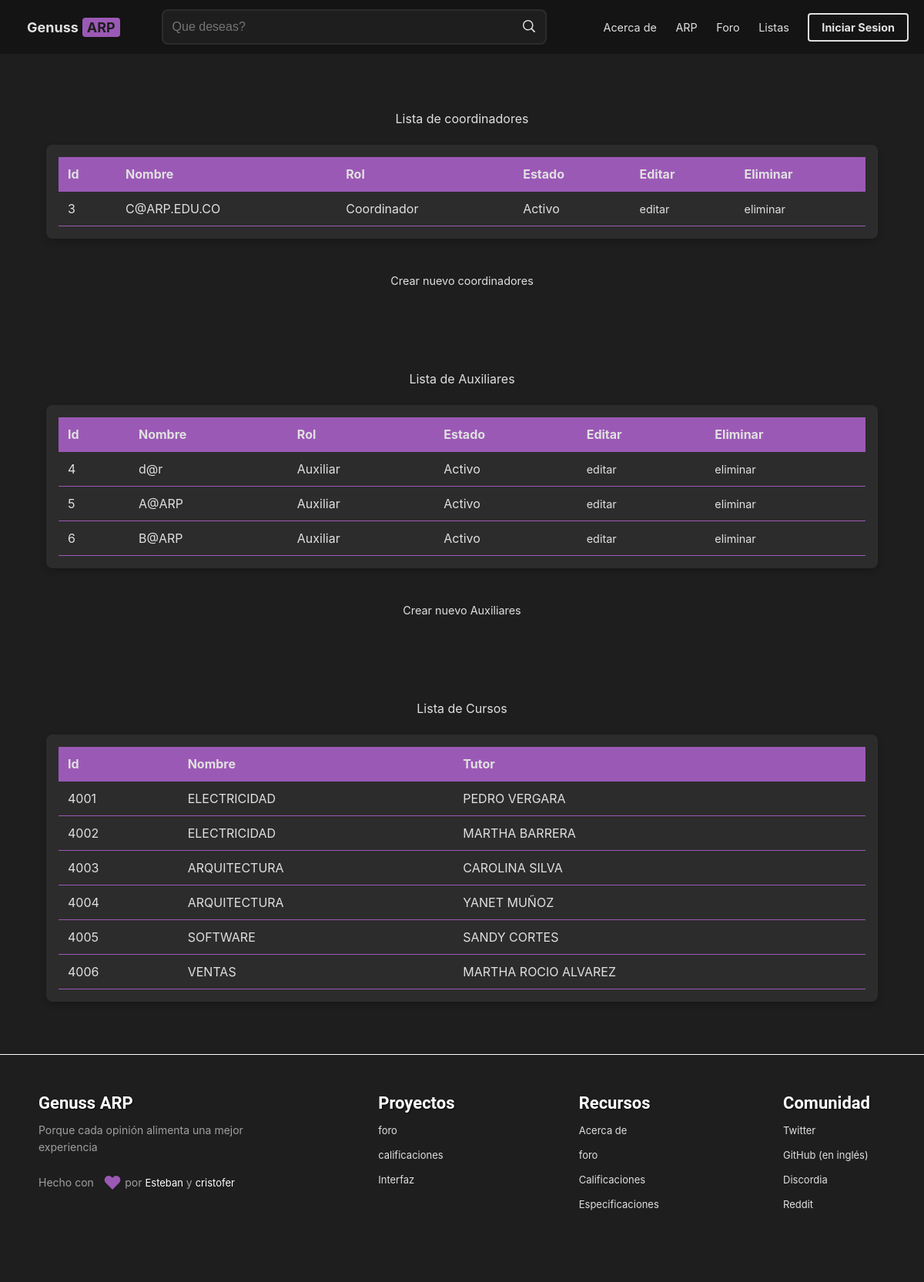
Screenshot of /index.php?action=cuentasAdmin with the database file from the repository.
### tables this page shows
CREATE TABLE `usuarios` (
  `id_usuario` int(11) NOT NULL,
  `nombre` varchar(50) DEFAULT NULL,
  `contraseña` varchar(50) DEFAULT NULL,
  `rol` enum('Coordinador','Auxiliar') DEFAULT NULL,
  `estado` enum('Activo','Inactivo') DEFAULT NULL
);

CREATE TABLE `cursos` (
  `id` int(11) NOT NULL,
  `nombre` varchar(50) DEFAULT NULL,
  `jornada` enum('Mañana','Tarde','Noche') DEFAULT NULL,
  `Tutor` varchar(100) NOT NULL
);

### index.php (called while the page is built, shortened)
<?php
require_once "controllers/controller.php";
require_once "controllers/ControllerCoordinador.php";
require_once "models/ModelCoordinador.php";
$obj = new MvcController();
$obj->plantilla();

### models/conexion.php (called while the page is built, shortened)
<?php
class Conexion{
	public function conectar(){
		$link = new PDO("mysql:host=localhost;dbname=proyectoalmuerzos","root","");
		return $link;
	}
}
?>

### models/ModelCoordinador.php (called while the page is built, shortened)
<?php
require_once "models/conexion.php";
class MvcModelCoordinador extends Conexion
{
public function consultarUsuario()
{
	$stmt = Conexion::conectar()->prepare("
		SELECT *
		FROM `usuarios`
		WHERE `Estado` = 'activo'
		AND rol = 'Coordinador'
	");
	$stmt->execute();
	$rows = $stmt->fetchAll(PDO::FETCH_ASSOC);
	return $rows;
}
public function consultarUsuarioA()
{
	$stmt = Conexion::conectar()->prepare("
		SELECT *
		FROM `usuarios`
		WHERE `Estado` = 'activo'
		AND rol = 'Auxiliar'
	");
	$stmt->execute();
	$rows = $stmt->fetchAll(PDO::FETCH_ASSOC);
	return $rows;
}
public function consultarUsuarioE()
{
	$stmt = Conexion::conectar()->prepare("
		SELECT *
		FROM `cursos`
	");
	$stmt->execute();
	$rows = $stmt->fetchAll(PDO::FETCH_ASSOC);
	return $rows;
}
}
?>

### controllers/controllerCoordinador.php (the view, shortened to what this page needs)
<?php
class MvcControllerCoordinador
{
    public function ConsultarCuentasCoordinador()
    {
        $cue = new MvcModelCoordinador();
        $cons = $cue->consultarUsuario();
        if ($cons) {
            foreach ($cons as $item) {
                echo "<tr>";
                    echo "<td>" . $item['id_usuario'] . "</td>";
                    echo "<td>" . $item['nombre'] . "</td>";
                    echo "<td>" . $item['rol'] . "</td>";
                    echo "<td>" . $item['estado'] . "</td>";
                    echo "<td><a href='admin.php?action=Editar&mivarialble=".$item['id_usuario']. "'>editar</a></td>";
                    echo "<td><a href='admin.php?action=Eliminar&mivarialble=".$item['id_usuario']. "'>eliminar</a></td>";
                echo "</tr>";
            }
        } else {
            echo "Error";
        }
    }
    public function ConsultarCuentasAuxiliar()
    {
        $cue = new MvcModelCoordinador();
        $cons = $cue->consultarUsuarioA();
        if ($cons) {
            foreach ($cons as $item) {
                echo "<tr>";
                    echo "<td>" . $item['id_usuario'] . "</td>";
                    echo "<td>" . $item['nombre'] . "</td>";
                    echo "<td>" . $item['rol'] . "</td>";
                    echo "<td>" . $item['estado'] . "</td>";
                    echo "<td><a href='admin.php?action=Editar&mivarialble=".$item['id_usuario']. "'>editar</a></td>";
                    echo "<td><a href='admin.php?action=Eliminar&mivarialble=".$item['id_usuario']. "'>eliminar</a></td>";
                echo "</tr>";
            }
        } else {
            echo "Error";
        }
    }
    public function ConsultarCuentasEstudiantes()
    {
        $cue = new MvcModelCoordinador();
        $cons = $cue->consultarUsuarioE();
        if ($cons) {
            foreach ($cons as $item) {
                echo "<tr>";
                    echo "<td>" . $item['id'] . "</td>";
                    echo "<td>" . $item['nombre'] . "</td>";
                    echo "<td>" . $item['Tutor'] . "</td>";
                                    echo "</tr>";
            }
        } else {
            echo "Error";
        }
    }
}
?>

### views/template.php (shortened to what this page needs)
<!DOCTYPE html>
<html lang="es">
<head>
    <link rel="stylesheet" href="css/style.css">
</head>
<body>
<?php include "views/modules/preloader.php"; ?>
    <header>
        <?php include "views/header.php"; ?>
    </header>
    <main>
        <?php
        if (isset($_GET['action'])) {
            $obj = new MvcController();
            $obj->enlacePaginasController();
        } else {
            include "modules/inicio.php";
        }
        ?>
    </main>
    <footer>
        <?php include "modules/footer.php"; ?>
    </footer>
</body>
</html>

### views/modules/preloader.php (shortened to what this page needs)
<!DOCTYPE html>
<html lang="en">
<head>
    <link rel="stylesheet" href="css/preloader.css">
</head>
<body>
</body>
</html>

### views/header.php
	<?php
if (isset($_SESSION['rol'])) {
		if ($_SESSION['rol']=="Coordinador") {
			include "views/modules/navegacionCoordinador.php";
		}elseif ($_SESSION['rol']=="Auxiliar") {
			include "views/modules/navegacionAuxiliar.php";
		}
}else {
	include "views/modules/navegacion.php";
}
    ?>

### views/modules/navegacion.php (shortened to what this page needs)
<nav>
    <a href="index.php?action=inicio">
        <div class="logo"> Genuss <span>ARP</span></div>
    </a>
    <div class="search-bar">
        <input type="text" placeholder="Que deseas?">
        <span class="search-icon">
        </span>
    </div>
    <div class="nav-links">
    <a href="index.php?action=nosotros">Acerca de</a>
    <a href="index.php?action=ARP">ARP</a>
    <a href="index.php?action=foro">Foro</a>
    <a href="index.php?action=listas">Listas</a>
    <a href="index.php?action=Ingresar" class="pro-btn">Iniciar Sesion</a>
</div>
</nav>

### controllers/controller.php (shortened to what this page needs)
<?php
class MvcController
{
    public function plantilla()
    {
        include "views/template.php";
    }
    public function enlacePaginasController()
    {
        if (isset($_GET['action'])) {
            $enlacesController = $_GET['action'];
            include "views/modules/" . $enlacesController . ".php";
        }
    }
}
?>

### views/modules/CuentasAdmin.php (shortened to what this page needs)
    <link rel="stylesheet" href="css/tabla.css">
    <br><br><br><br><br><br>
    <div class="info">
Lista de coordinadores
    </div>
    <div class="student-list">
        <table>
            <thead>
                <tr>
                    <th>Id</th>
                    <th>Nombre</th>
                    <th>Rol</th>
                    <th>Estado</th>
                    <th>Editar</th>
                    <th>Eliminar</th>
                </tr>
            </thead>
            <tbody>
                <?php
                $cons = new MvcControllerCoordinador();
                $cons->ConsultarCuentasCoordinador();
                ?>
            </tbody>
        </table>
    </div>
    <div class="info">
        <br>
        <a href="admin.php?action=crearUsua">Crear nuevo coordinadores</a>
    </div>
    <br>
    <br>
    <br>
    <div class="info">
Lista de Auxiliares
    </div>
    <div class="student-list">
        <table>
            <thead>
                <tr>
                    <th>Id</th>
                    <th>Nombre</th>
                    <th>Rol</th>
                    <th>Estado</th>
                    <th>Editar</th>
                    <th>Eliminar</th>
                </tr>
            </thead>
            <tbody>
                <?php
                $cons = new MvcControllerCoordinador();
                $cons->ConsultarCuentasAuxiliar();
                ?>
            </tbody>
        </table>
    </div>
    <div class="info">
        <br>
        <a href="admin.php?action=crearUsua">Crear nuevo Auxiliares</a>
    </div>
    <br>
    <br>
    <br>
    <div class="info">
Lista de Cursos
    </div>
    <div class="student-list">
        <table>
            <thead>
                <tr>
                    <th>Id</th>
                    <th>Nombre</th>
                    <th>Tutor</th>
                                    </tr>
            </thead>
            <tbody>
                <?php
                $cons = new MvcControllerCoordinador();
                $cons->ConsultarCuentasEstudiantes();
                ?>
            </tbody>
        </table>
    </div>
    <div class="info">
        <br>
    </div>

### views/modules/footer.php (shortened to what this page needs)
<!DOCTYPE html>
<html lang="en">
<head>
    <link rel="stylesheet" href="css/style.css">
</head>
<body>
<footer class="footer">
        <div class="footer-section">
            <h2>Genuss ARP</h2>
            <p>Porque cada opinión alimenta una mejor experiencia</p>
            <p>Hecho con <span class="heart"> ♥ </span> por <a href="https://www.facebook.com/profile.php?id=100053202924157&mibextid=ZbWKwL" class="nom">Esteban</a> y
            <a href="https://www.facebook.com/cristofer.reyesseguras?mibextid=ZbWKwL" class="nom">cristofer</a>
        </div>
        <div class="footer-section">
            <h2>Proyectos</h2>
            <ul>
                <li><a href="index.php?action=foro">foro</a></li>
                <li><a href="index.php?action=calificacion">calificaciones</a></li>
                <li><a href="index.php?action=inicio">Interfaz</a></li>
            </ul>
        </div>
        <div class="footer-section">
            <h2>Recursos</h2>
            <ul>
                <li><a href="index.php?action=nosotros">Acerca de</a></li>
                <li><a href="index.php?action=foro">foro</a></li>
                <li><a href="index.php?action=calificacion">Calificaciones</a></li>
                <li><a href="index.php?action=calificacion">Especificaciones</a></li>
            </ul>
        </div>
        <div class="footer-section">
            <h2>Comunidad</h2>
            <ul>
                <li><a href="https://twitter.com/__x">Twitter</a></li>
                <li><a href="https://github.com/">GitHub (en inglés)</a></li>
                <li><a href="https://discord.com/">Discordia</a></li>
                <li><a href="https://www.reddit.com/">Reddit</a></li>
            </ul>
        </div>
    </footer>
</body>
</html>

### css/style.css (style rules this page uses)
:root { --bg-color: #1e1e1e; --text-color: #e0e0e0; --accent-color: #9b59b6; --secondary-bg: #2c2c2c; --highlight-color: #9b59b6; --gray: #a0a0a0; }
* { margin: 0; padding: 0; box-sizing: border-box; }
body, html { font-family: 'Inter', sans-serif; background-color: var(--bg-color); color: var(--text-color); margin: 0; padding: 0; box-sizing: border-box; width: 100%; }
nav { height: 70px; display: flex; justify-content: space-between; align-items: center; padding: 10px 20px; background-color: #141414; position: fixed; top: 0; width: 100%; z-index: 1000; transition: transform 0.7s cubic-bezier(0.25, 0.8, 0.25, 1), opacity 0.7s ease-in-out; }
a { text-decoration: none; }
.logo { display: flex; align-items: center; font-weight: bold; font-size: 18px; margin-left: 15px; color: var(--text-color); }
.logo span { background-color: var(--accent-color); color: var(--bg-color); padding: 2px 6px; border-radius: 4px; margin-left: 5px; }
.search-bar { position: relative; flex-grow: 1; max-width: 500px; margin: 0 20px; margin-top: 15px; }
.search-bar input { width: 100%; padding: 12px 40px 12px 15px; border-radius: 8px; border: 2px solid transparent; background-color: #1d1d1d; color: var(--text-color); font-size: 16px; transition: border-color 0.3s ease, box-shadow 0.3s ease; }
.search-icon { position: absolute; right: 15px; top: 40%; transform: translateY(-50%); color: var(--text-color); transition: color 0.3s ease; }
.nav-links a { color: var(--text-color); text-decoration: none; margin-left: 20px; transition: color 0.3s; }
.pro-btn { background-color: #141414; color: var(--bg-color); padding: 8px 16px; border-radius: 4px; font-weight: bold; border: 2px solid var(--text-color); transition: all 0.3s ease; text-decoration: none; display: inline-block; text-align: center; }
h2 { font-size: clamp(2rem, 5vw + 1rem, 6rem); text-align: center; }
.footer { background-color: var(--bg-color); color: var(--text-color); padding: 50px; display: flex; flex-wrap: wrap; justify-content: space-between; align-items: flex-start; border-top: 1px solid #fff; box-shadow: 0 2px 6px rgba(0, 0, 0, 0.3); position: relative; }
.footer-section { text-align: left; max-width: 300px; margin-bottom: 30px; padding-right: 20px; }
.footer-section:first-of-type { margin-right: 0; }
.footer a { font-size: 13px; }
.footer h2 { font-size: 22px; margin-bottom: 12px; color: #fff; font-family: 'Roboto', sans-serif; font-weight: bold; text-shadow: 1px 1px 2px rgba(0, 0, 0, 0.7); text-align: left; }
p { font-size: 14px; line-height: 1.6; color: var(--gray); margin-bottom: 16px; }
.nom { color: #fff; }
ul { list-style-type: none; padding: 0; margin: 0; }
a { color: var(--gray); text-decoration: none; transition: color 0.3s ease; }
.heart { color: var(--accent-color); font-size: 24px; display: inline-block; vertical-align: middle; margin-left: 8px; }
input[type="email"], input[type="password"], select,input[type="text"] { width: 100%; padding: 12px; margin-bottom: 15px; background-color: var(--bg-color); border: 2px solid var(--secondary-bg); color: var(--text-color); border-radius: 8px; transition: border-color 0.3s ease, box-shadow 0.3s ease; font-size: 1em; }
a { color: var(--text-color); text-decoration: none; font-size: 0.9em; transition: color 0.3s ease; }
input[type="email"], input[type="password"], select,input[type="text"] { width: 100%; padding: 12px; background-color: var(--bg-color); border: 2px solid var(--secondary-bg); color: var(--text-color); border-radius: 8px; transition: border-color 0.3s ease, box-shadow 0.3s ease; font-size: 1em; }

### css/preloader.css (style rules this page uses)
body { background-color: #222; }

### css/tabla.css (style rules this page uses)
:root { --bg-color: #1e1e1e; --text-color: #e0e0e0; --accent-color: #9b59b6; --secondary-bg: #2c2c2c; --highlight-color: #3498db; --gray: #a0a0a0; --border-color: #9b59b6; }
body { margin: 0; padding: 0; font-family: Arial, sans-serif; background-color: var(--bg-color); color: var(--text-color); }
.info { text-align: center; margin: 1.5rem; }
.student-list { background-color: var(--secondary-bg); border-radius: 0.5rem; padding: 1rem; max-width: 90%; margin: auto; box-shadow: 0 4px 8px rgba(0, 0, 0, 0.2); }
table { width: 100%; border-collapse: collapse; }
th, td { padding: 12px; text-align: left; border-bottom: 1px solid var(--border-color); }
th { background-color: var(--accent-color); color: var(--text-color); }
a { color: var(--accent-color); text-decoration: none; }

### rows the page displays
usuarios: id_usuario "3", nombre "C@ARP.EDU.CO", rol "Coordinador", estado "Activo"
usuarios: id_usuario "4", nombre "d@r", rol "Auxiliar", estado "Activo"
usuarios: id_usuario "5", nombre "A@ARP", rol "Auxiliar", estado "Activo"
usuarios: id_usuario "6", nombre "B@ARP", rol "Auxiliar", estado "Activo"
cursos: id "4001", nombre "ELECTRICIDAD", Tutor "PEDRO VERGARA"
cursos: id "4002", nombre "ELECTRICIDAD", Tutor "MARTHA BARRERA"
cursos: id "4003", nombre "ARQUITECTURA", Tutor "CAROLINA SILVA"
cursos: id "4004", nombre "ARQUITECTURA", Tutor "YANET MUÑOZ"
cursos: id "4005", nombre "SOFTWARE", Tutor "SANDY CORTES"
cursos: id "4006", nombre "VENTAS", Tutor "MARTHA ROCIO ALVAREZ"
